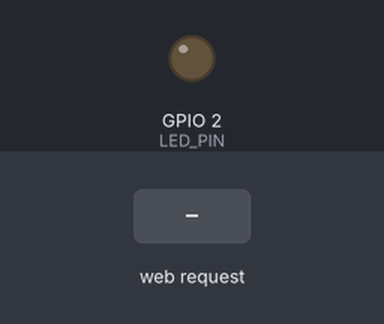
A program run on a simulated ESP32. Parts: output pins drawn as LEDs (lit = HIGH). The test bench sets the inputs (shaded band). WiFi joins after 1.5 s; servers stay silent unless stated; what the program prints to the serial monitor is not drawn.

Above: at 2.7 s.
2.8 s: HTTP request GET /LED=ON received
At 4.0 s:
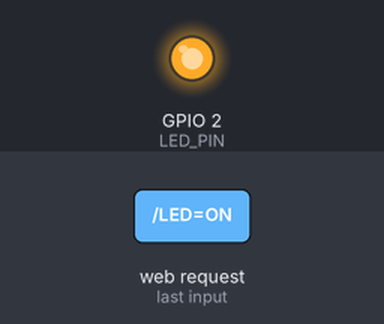
4.3 s: HTTP request GET /LED=OFF received
At 5.1 s:
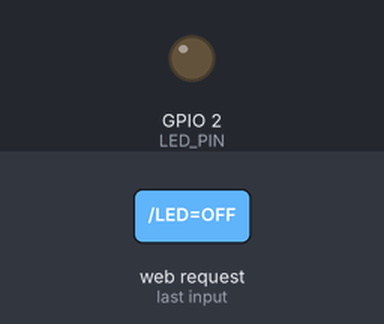
Timing chart, 0 to 7.3 s (numbered marks = the images above; inputs shaded):
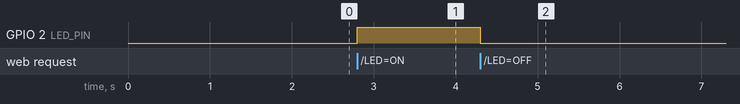

The program:

main.cpp
```cpp
/*
M.ADEEL ZIA    23-NTU-CS-1057
WEEK 10 LECTURE 02
  Basic ESP32 Webserver
  Control Built-in LED (GPIO 2)
*/


#include <WiFi.h>

const char* ssid     = "Vivo v20se";
const char* password = "available";


IPAddress local_IP( 192, 168, 45, 157);
IPAddress gateway(192, 168, 45, 205);
IPAddress subnet(255, 255, 255, 0);
IPAddress dns1(8, 8, 8, 8);
IPAddress dns2(8, 8, 4, 4);

WiFiServer server(80);

const int LED_PIN = 2;

void setup() {
  Serial.begin(115200);

  pinMode(LED_PIN, OUTPUT);
  digitalWrite(LED_PIN, LOW);


  Serial.println("Configuring Static IP...");
  if (!WiFi.config(local_IP, gateway, subnet, dns1, dns2)) {
    Serial.println("⚠ Static IP Configuration Failed!");
  } else {
    Serial.println("Static IP Configured Successfully.");
  }


  Serial.print("Connecting to ");
  Serial.println(ssid);

  WiFi.begin(ssid, password);

  while (WiFi.status() != WL_CONNECTED) {
    delay(500);
    Serial.print(".");
  }

  Serial.println("\nWiFi Connected!");
  Serial.print("ESP32 Static IP: ");
  Serial.println(WiFi.localIP());


  server.begin();
}

void loop() {
  WiFiClient client = server.available();
  if (!client) return;

  Serial.println("New Client Connected");

  String request = client.readStringUntil('\r');
  Serial.println(request);


  if (request.indexOf("/LED=ON") != -1) {
    digitalWrite(LED_PIN, HIGH);
  }
  if (request.indexOf("/LED=OFF") != -1) {
    digitalWrite(LED_PIN, LOW);
  }


  String htmlPage =
    "<!DOCTYPE html><html>"
    "<h1>ESP32 LED Control</h1>"
    "<p><a href=\"/LED=ON\"><button>LED ON</button></a></p>"
    "<p><a href=\"/LED=OFF\"><button>LED OFF</button></a></p>"
    "</html>";

  client.println("HTTP/1.1 200 OK");
  client.println("Content-Type: text/html");
  client.println("Connection: close");
  client.println();
  client.println(htmlPage);

  delay(1);
  client.stop();
  Serial.println("Client Disconnected");
}
```

Measured:
- after the input at 2.8 s, GPIO 2 (LED_PIN): LOW → HIGH at once
- after the input at 4.3 s, GPIO 2 (LED_PIN): HIGH → LOW at once
